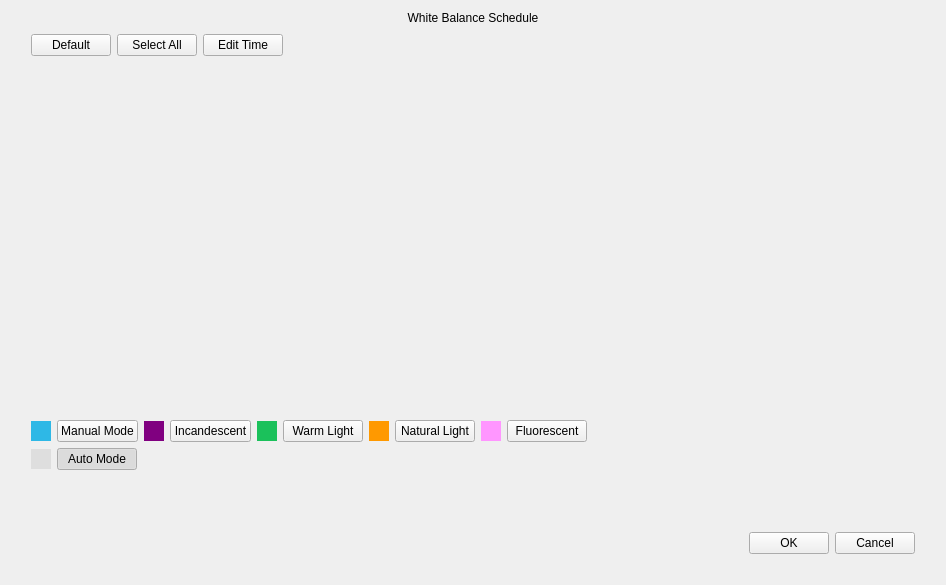
<?xml version="1.0" encoding="UTF-8"?>
<ui version="4.0">
 <class>WhiteBalanceSchedule</class>
 <widget class="QWidget" name="WhiteBalanceSchedule">
  <property name="geometry">
   <rect>
    <x>0</x>
    <y>0</y>
    <width>946</width>
    <height>585</height>
   </rect>
  </property>
  <property name="windowTitle">
   <string>Form</string>
  </property>
  <layout class="QVBoxLayout" name="verticalLayout">
   <property name="spacing">
    <number>0</number>
   </property>
   <item>
    <widget class="QLabel" name="label_title">
     <property name="text">
      <string>White Balance Schedule</string>
     </property>
     <property name="alignment">
      <set>Qt::AlignCenter</set>
     </property>
    </widget>
   </item>
   <item>
    <widget class="QWidget" name="widget_background" native="true">
     <property name="sizePolicy">
      <sizepolicy hsizetype="Preferred" vsizetype="Expanding">
       <horstretch>0</horstretch>
       <verstretch>0</verstretch>
      </sizepolicy>
     </property>
     <layout class="QVBoxLayout" name="verticalLayout_2">
      <property name="leftMargin">
       <number>20</number>
      </property>
      <property name="rightMargin">
       <number>20</number>
      </property>
      <property name="bottomMargin">
       <number>20</number>
      </property>
      <item>
       <layout class="QHBoxLayout" name="horizontalLayout">
        <item>
         <widget class="MyPushButton" name="pushButton_default">
          <property name="text">
           <string>Default</string>
          </property>
         </widget>
        </item>
        <item>
         <widget class="MyPushButton" name="pushButton_selectAll">
          <property name="text">
           <string>Select All</string>
          </property>
         </widget>
        </item>
        <item>
         <widget class="MyPushButton" name="pushButton_editTime">
          <property name="text">
           <string>Edit Time</string>
          </property>
         </widget>
        </item>
        <item>
         <spacer name="horizontalSpacer">
          <property name="orientation">
           <enum>Qt::Horizontal</enum>
          </property>
          <property name="sizeHint" stdset="0">
           <size>
            <width>40</width>
            <height>20</height>
           </size>
          </property>
         </spacer>
        </item>
       </layout>
      </item>
      <item>
       <widget class="MsScheduleDraw" name="scheduleDraw" native="true">
        <property name="sizePolicy">
         <sizepolicy hsizetype="Preferred" vsizetype="Expanding">
          <horstretch>4</horstretch>
          <verstretch>0</verstretch>
         </sizepolicy>
        </property>
       </widget>
      </item>
      <item>
       <layout class="QHBoxLayout" name="horizontalLayout_3">
        <item>
         <widget class="ColorLabel" name="label_eventPopup_schedule">
          <property name="minimumSize">
           <size>
            <width>20</width>
            <height>0</height>
           </size>
          </property>
          <property name="maximumSize">
           <size>
            <width>20</width>
            <height>20</height>
           </size>
          </property>
          <property name="styleSheet">
           <string notr="true">background-color: #2EB8E6;</string>
          </property>
          <property name="text">
           <string/>
          </property>
         </widget>
        </item>
        <item>
         <widget class="MyPushButton" name="pushButton_ManualMode">
          <property name="text">
           <string>Manual Mode</string>
          </property>
          <property name="checkable">
           <bool>true</bool>
          </property>
         </widget>
        </item>
        <item>
         <widget class="ColorLabel" name="label_eventPopup_schedule_2">
          <property name="minimumSize">
           <size>
            <width>20</width>
            <height>0</height>
           </size>
          </property>
          <property name="maximumSize">
           <size>
            <width>20</width>
            <height>20</height>
           </size>
          </property>
          <property name="styleSheet">
           <string notr="true">background-color: #800080;</string>
          </property>
          <property name="text">
           <string/>
          </property>
         </widget>
        </item>
        <item>
         <widget class="MyPushButton" name="pushButton_Incandescent">
          <property name="text">
           <string>Incandescent</string>
          </property>
          <property name="checkable">
           <bool>true</bool>
          </property>
         </widget>
        </item>
        <item>
         <widget class="ColorLabel" name="label_eventPopup_schedule_3">
          <property name="minimumSize">
           <size>
            <width>20</width>
            <height>0</height>
           </size>
          </property>
          <property name="maximumSize">
           <size>
            <width>20</width>
            <height>20</height>
           </size>
          </property>
          <property name="styleSheet">
           <string notr="true">background-color: #1BC15B;</string>
          </property>
          <property name="text">
           <string/>
          </property>
         </widget>
        </item>
        <item>
         <widget class="MyPushButton" name="pushButton_WarmLight">
          <property name="text">
           <string>Warm Light</string>
          </property>
          <property name="checkable">
           <bool>true</bool>
          </property>
         </widget>
        </item>
        <item>
         <widget class="ColorLabel" name="label_eventPopup_schedule_4">
          <property name="minimumSize">
           <size>
            <width>20</width>
            <height>0</height>
           </size>
          </property>
          <property name="maximumSize">
           <size>
            <width>20</width>
            <height>20</height>
           </size>
          </property>
          <property name="styleSheet">
           <string notr="true">background-color: #FF9900;</string>
          </property>
          <property name="text">
           <string/>
          </property>
         </widget>
        </item>
        <item>
         <widget class="MyPushButton" name="pushButton_NaturalLight">
          <property name="text">
           <string>Natural Light</string>
          </property>
          <property name="checkable">
           <bool>true</bool>
          </property>
         </widget>
        </item>
        <item>
         <widget class="ColorLabel" name="label_eventPopup_schedule_5">
          <property name="minimumSize">
           <size>
            <width>20</width>
            <height>0</height>
           </size>
          </property>
          <property name="maximumSize">
           <size>
            <width>20</width>
            <height>20</height>
           </size>
          </property>
          <property name="styleSheet">
           <string notr="true">background-color: #FF96FF;</string>
          </property>
          <property name="text">
           <string/>
          </property>
         </widget>
        </item>
        <item>
         <widget class="MyPushButton" name="pushButton_Fluorescent">
          <property name="text">
           <string>Fluorescent</string>
          </property>
          <property name="checkable">
           <bool>true</bool>
          </property>
         </widget>
        </item>
        <item>
         <spacer name="horizontalSpacer_3">
          <property name="orientation">
           <enum>Qt::Horizontal</enum>
          </property>
          <property name="sizeHint" stdset="0">
           <size>
            <width>40</width>
            <height>20</height>
           </size>
          </property>
         </spacer>
        </item>
       </layout>
      </item>
      <item>
       <layout class="QHBoxLayout" name="horizontalLayout_4">
        <item>
         <widget class="ColorLabel" name="label_eventPopup_schedule_6">
          <property name="minimumSize">
           <size>
            <width>20</width>
            <height>0</height>
           </size>
          </property>
          <property name="maximumSize">
           <size>
            <width>20</width>
            <height>20</height>
           </size>
          </property>
          <property name="styleSheet">
           <string notr="true">background-color: #DEDEDE;</string>
          </property>
          <property name="text">
           <string/>
          </property>
         </widget>
        </item>
        <item>
         <widget class="MyPushButton" name="pushButton_AutoMode">
          <property name="text">
           <string>Auto Mode</string>
          </property>
          <property name="checkable">
           <bool>true</bool>
          </property>
          <property name="checked">
           <bool>true</bool>
          </property>
         </widget>
        </item>
        <item>
         <spacer name="horizontalSpacer_4">
          <property name="orientation">
           <enum>Qt::Horizontal</enum>
          </property>
          <property name="sizeHint" stdset="0">
           <size>
            <width>40</width>
            <height>20</height>
           </size>
          </property>
         </spacer>
        </item>
       </layout>
      </item>
      <item>
       <widget class="QWidget" name="widget" native="true">
        <property name="minimumSize">
         <size>
          <width>0</width>
          <height>50</height>
         </size>
        </property>
       </widget>
      </item>
      <item>
       <layout class="QHBoxLayout" name="horizontalLayout_2">
        <item>
         <spacer name="horizontalSpacer_2">
          <property name="orientation">
           <enum>Qt::Horizontal</enum>
          </property>
          <property name="sizeHint" stdset="0">
           <size>
            <width>40</width>
            <height>20</height>
           </size>
          </property>
         </spacer>
        </item>
        <item>
         <widget class="MyPushButton" name="pushButton_ok">
          <property name="text">
           <string>OK</string>
          </property>
         </widget>
        </item>
        <item>
         <widget class="MyPushButton" name="pushButton_cancel">
          <property name="text">
           <string>Cancel</string>
          </property>
         </widget>
        </item>
       </layout>
      </item>
     </layout>
    </widget>
   </item>
  </layout>
 </widget>
 <customwidgets>
  <customwidget>
   <class>MyPushButton</class>
   <extends>QPushButton</extends>
   <header>mypushbutton.h</header>
  </customwidget>
  <customwidget>
   <class>ColorLabel</class>
   <extends>QLabel</extends>
   <header>colorlabel.h</header>
  </customwidget>
  <customwidget>
   <class>MsScheduleDraw</class>
   <extends>QWidget</extends>
   <header>msscheduledraw.h</header>
   <container>1</container>
  </customwidget>
 </customwidgets>
 <resources/>
 <connections/>
</ui>
